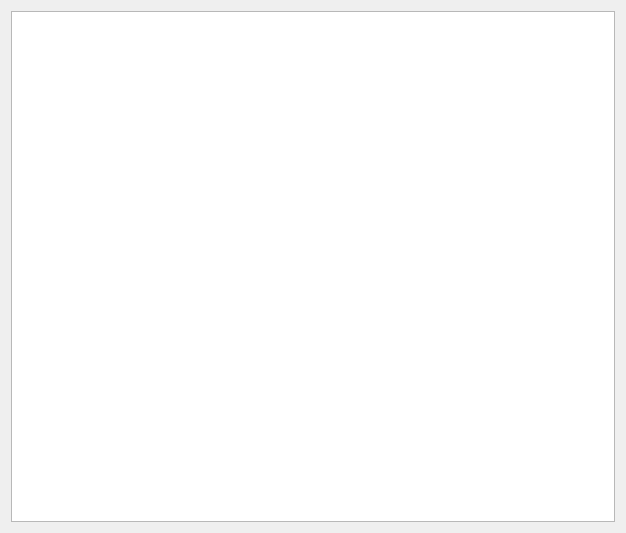
<?xml version="1.0" encoding="UTF-8"?>
<ui version="4.0">
 <class>Form</class>
 <widget class="QWidget" name="Form">
  <property name="geometry">
   <rect>
    <x>0</x>
    <y>0</y>
    <width>626</width>
    <height>533</height>
   </rect>
  </property>
  <property name="windowTitle">
   <string>Form</string>
  </property>
  <layout class="QHBoxLayout" name="horizontalLayout">
   <item>
    <widget class="PyDMWaveformPlot" name="PyDMWaveformPlot">
     <property name="toolTip">
      <string/>
     </property>
     <property name="whatsThis">
      <string/>
     </property>
     <property name="curveColorList">
      <stringlist>
       <string>red</string>
       <string>dodgerblue</string>
      </stringlist>
     </property>
     <property name="showLegend">
      <bool>true</bool>
     </property>
     <property name="channelList">
      <stringlist>
       <string>ca://MTEST:Waveform</string>
       <string>ca://MTEST:TimeBase</string>
      </stringlist>
     </property>
    </widget>
   </item>
  </layout>
 </widget>
 <customwidgets>
  <customwidget>
   <class>PyDMWaveformPlot</class>
   <extends>QGraphicsView</extends>
   <header>pydm.widgets.waveformplot</header>
  </customwidget>
 </customwidgets>
 <resources/>
 <connections/>
</ui>
